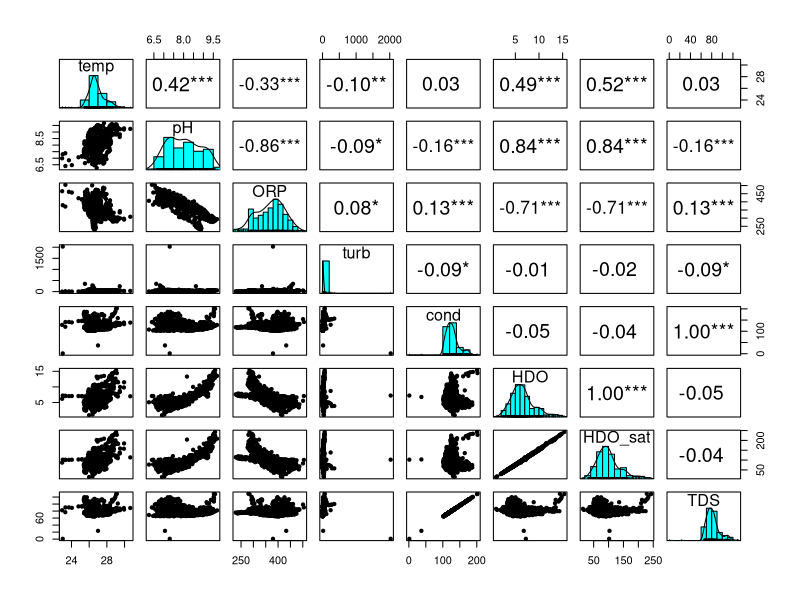
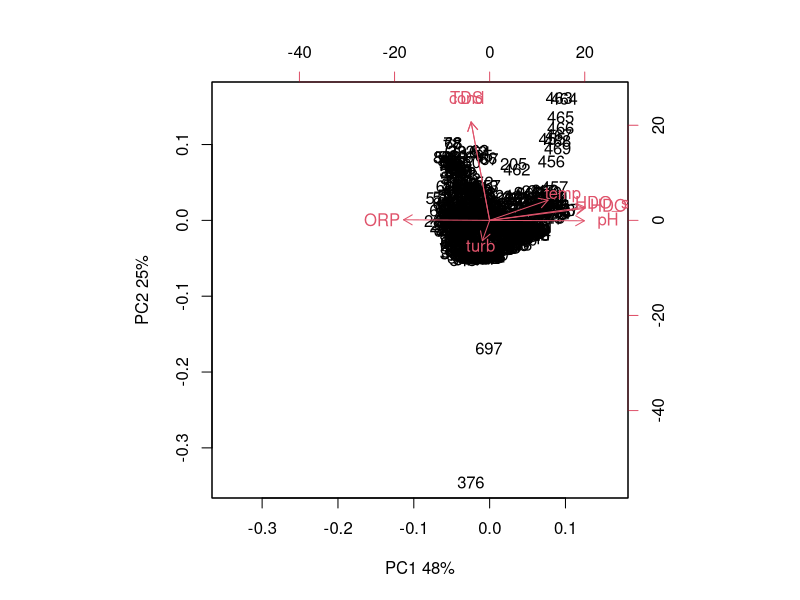
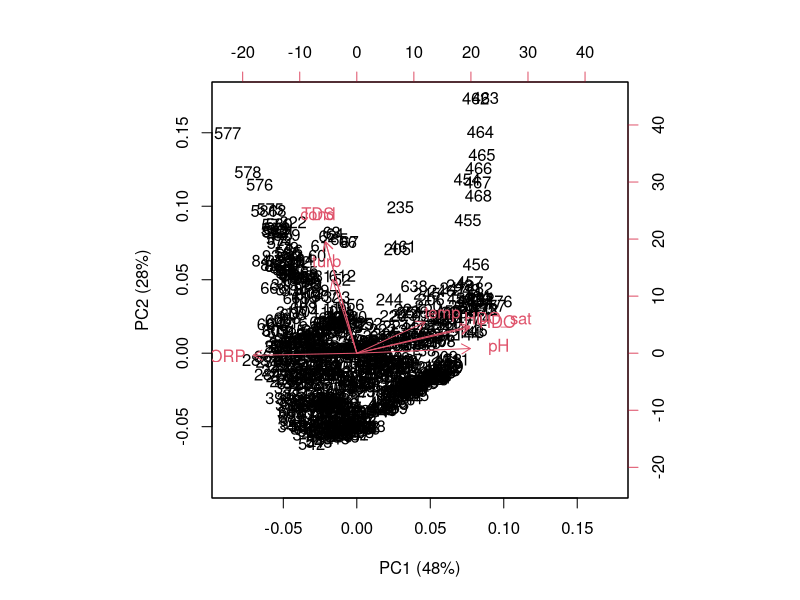
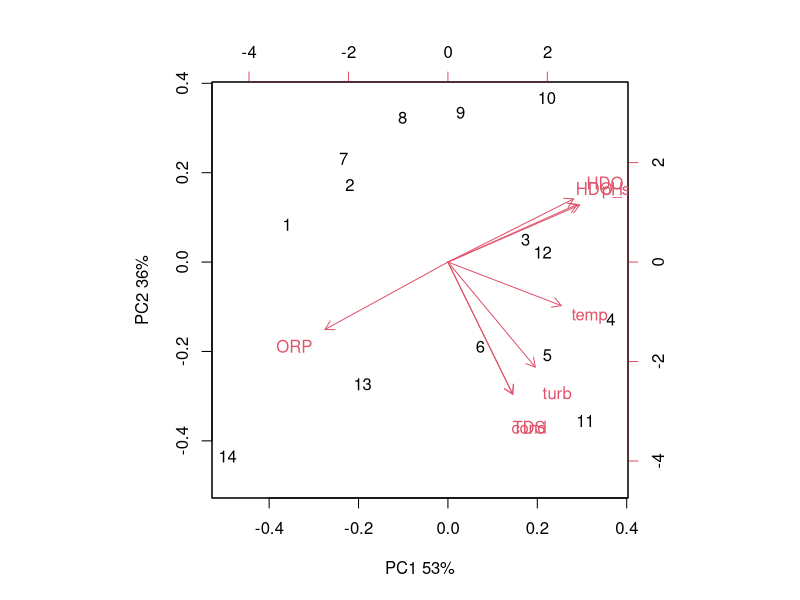

Reproduce these figures in R, in order. (Note: this script raises an error after producing the figures.)
rm(list = ls())

# load libraries
library(dplyr)
library(vegan) # multivariate analysis of ecological community data 
library(psych) # for panel plots of multivariate datasets
library(tidyverse)
library(ggplot2)
library(ggrepel)

# load data_water
data_water <- read.csv("data_water.csv") |>
  dplyr::mutate(transect_date_time = paste(transect_ID, substr(date_time_end, 1, 6), substr(date_time_start, 12, 16), sep = " "))|>
  mutate(date=as.Date(date, format= "%d-%b-%Y"),
         habitat_detailed = case_when(
           transect_ID %in% c("pap_1", "pap_2") ~ "Papyrus Mbalageti Mouth",
           transect_ID %in% c("pap_3", "pap_4") ~ "Papyrus Robana Mouth",
           transect_ID %in% c("pap_5", "pap_6") ~ "Papyrus Robana Far",
           transect_ID %in% c("tree_1", "tree_2") ~ "Tree Mbalageti Mid",
           transect_ID %in% c("tree_3", "tree_4") ~ "Tree Robana Mid",
           transect_ID %in% c("tree_5", "tree_6") ~ "Tree Robana Mouth",
           transect_ID %in% c("tree_7", "tree_8") ~ "Tree Robana Far",
           TRUE ~ NA_character_),
         habitat_main = case_when(
           transect_ID %in% c("pap_1", "pap_2","pap_3", "pap_4","pap_5", "pap_6" ) ~ "Papyrus",
           transect_ID %in% c("tree_1", "tree_2","tree_3", "tree_4","tree_5", "tree_6","tree_7", "tree_8") ~ "Trees",
           TRUE ~ NA_character_),
         distance_to_river_mouth= case_when(
           transect_ID %in% c("pap_1", "pap_2", "pap_3", "pap_4", "tree_5", "tree_6") ~ "Mouth",
           transect_ID %in% c("tree_1", "tree_2", "tree_3", "tree_4") ~ "Mid",
           transect_ID %in% c("pap_5", "pap_6", "tree_7", "tree_8") ~ "Far"
         ),
         distance_to_river_mouth= factor(distance_to_river_mouth, levels= c("Mouth", "Mid", "Far")),
         habitat_detailed_2= case_when(
           transect_ID %in% c("pap_1", "pap_2") ~ "Mbalageti Mouth",
           transect_ID %in% c("pap_3", "pap_4","tree_5", "tree_6") ~ "Robana Mouth",
           transect_ID %in% c("pap_5", "pap_6","tree_7", "tree_8") ~ "Robana Far",
           transect_ID %in% c("tree_1", "tree_2") ~ "Mbalageti Mid",
           transect_ID %in% c("tree_3", "tree_4") ~ "Robana Mid",
           TRUE ~ NA_character_),
         river= case_when(
           transect_ID %in% c("pap_1", "pap_2", "tree_1", "tree_2") ~ "Mbalageti",
           transect_ID %in% c("pap_3", "pap_4", "pap_5", "pap_6", "tree_3", "tree_4","tree_5", "tree_6", "tree_7", "tree_8") ~ "Robana"
         ))


# explore the correlations among the factors in a panel pairs plot
psych::pairs.panels(data_water |> dplyr::select(temp, pH, ORP, turb, cond, HDO, HDO_sat, TDS),smooth=F,ci=T,ellipses=F,stars=T,method="pearson")
# very strong relation between conductivity and TDS, one on one correlation
# HDO and HDO_sat one on one correlation
# strong negative correlation between ORP and HDO & HDO_sat
# strong positive correlation between pH and HDO
# strong negative correlation between pH and ORP

# PCA with all data
pca_input <- data_water |>
  dplyr::select(temp, pH, ORP, turb, cond, HDO, HDO_sat, TDS)|>
  filter(if_all(everything(), ~ !is.na(.) & !is.infinite(.)))

pca_result <- prcomp(pca_input,center=T, scale. = TRUE)
pca_result
summary(pca_result)

biplot(pca_result,xlab="PC1 48%",ylab="PC2 25%")

# points 376 and 697 suggest outliers
# point 376 has a very high turbidity, very low conductivity and low TDS, depth 0.46
# point 376 was recorded at 11:07:58, which coincides with the exact start time of the transect, seconds moved = 2 and meters moved = 2  suggesting the multiprobe may not yet have been fully submerged. The shallow depth (0.46m) supports this assumption. Partial submersion may also explain the unusually high HDO saturation and turbidity, as the sensors may have measured surface water or even been partially exposed to air.

# point 697: TDS relatively low, conductivity low, turbidity high, depth 0.47, suggest that the probe is held more close to the surface, point 696 is 0.81 meter and point 697 is 0.47 and 698 also 0.47 so maybe the probe was drawn a bit to the surface
# remove these two outliers from the data set, as these might nog be representative measurements
pca_input2 <- data_water |>
  dplyr::slice(c(-377,-698)) |>
  dplyr::select(temp, pH, ORP, turb, cond, HDO, HDO_sat, TDS)|>
  filter(if_all(everything(), ~ !is.na(.) & !is.infinite(.)))

pca_result <- prcomp(pca_input2,center=T, scale. = TRUE)
pca_result
summary(pca_result)

biplot(pca_result, xlab = "PC1 (48%)", ylab = "PC2 (28%)")
# now the plot looks better, still there seems to be a cluster of points to the right

# try PCA with averaged data
pca_input_avg <- data_water |>
  dplyr::slice(c(-377, -698)) |>
  dplyr::filter(if_all(c(temp, pH, ORP, turb, cond, HDO, HDO_sat, TDS),
                       ~ !is.na(.) & !is.infinite(.))) |>
  dplyr::group_by(transect_ID) |>
  dplyr::summarise(
    temp = mean(temp),
    pH = mean(pH),
    ORP = mean(ORP),
    turb = mean(turb),
    cond = mean(cond),
    HDO = mean(HDO),
    HDO_sat = mean(HDO_sat),
    TDS = mean(TDS),
    .groups = "drop"
  )

pca_result_avg <- prcomp(
  pca_input_avg |> dplyr::select(-transect_ID),
  center = TRUE,
  scale. = TRUE
)
pca_result_avg
summary(pca_result_avg)

biplot(pca_result_avg,xlab="PC1 53%",ylab="PC2 36%")
# so the raw data explains 48+25= 73% of all variation
# averaged data explains 53+36= 89% of all variation

# comparing the two biplots, the arrows of temp, turb, cond and TDS seem to change direction, so try o find out why this is

# compute correlation matrices
cor_raw <- cor(pca_input2, use = "pairwise.complete.obs")
cor_avg <- cor(pca_input_avg |> dplyr::select(temp, pH, ORP, turb, cond, HDO, HDO_sat, TDS), use = "pairwise.complete.obs")

# convert matrices to long format data frames
cor_raw_df <- as.data.frame(as.table(cor_raw)) |>
  rename(Var1 = Var1, Var2 = Var2, Correlation_raw = Freq)

cor_avg_df <- as.data.frame(as.table(cor_avg)) |>
  rename(Var1 = Var1, Var2 = Var2, Correlation_avg = Freq)

# join on Var1 and Var2
cor_compare <- left_join(cor_raw_df, cor_avg_df, by = c("Var1", "Var2")) |>
  arrange(Var1, Var2)

# view table
print(cor_compare_unique)
# temperature vs turbidity changes from 0.14 (weak positive) in raw to 0.51 (moderate positive) in averaged.
# ORP vs turbidity flips from 0.21 (positive) in raw to -0.15 (negative) in averaged.
# conductivity vs turbidity increases from 0.41 (moderate) in raw to 0.85 (very strong positive) in averaged.
# conductivity vs temp flips from nearly zero (-0.007) in raw to 0.56 (moderate positive) in averaged.
# pH vs turbidity flips from -0.16 (weak negative) in raw to 0.24 (weak positive) in averaged.
# TDS vs temperature flips from -0.007 in raw to 0.56 (moderate positive) in averaged.
# TDS vs turbidity rises from 0.41 (moderate) in raw to 0.85 (very strong positive) in averaged
# conductivity vs pH flips from -0.19 (negative) in raw to +0.04 (near zero positive) in averaged.
# HDO vs turbidity shifts from -0.07 (near zero) in raw to 0.24 (weak positive) in averaged.
# HDO_sat vs turbidity shifts from -0.05 in raw to 0.27 in averaged.

# the averaging pca changed correlation and might hide variability 
# I want to use the clustering of the parameters to give indication of water aeration and water clarity so it might be better to have enough variability in the data and choose for the raw data instead of averaging data

# make plot
# get row indices to align the meta data (categories) with the rows of the pca input
rows_to_keep <- as.numeric(rownames(pca_input2))

# run PCA
pca_result <- prcomp(pca_input2, center = TRUE, scale. = TRUE)

# add the meta data (habitat categories) with the rows used in the PCA
habitat_vector <- data_water$habitat_detailed_2[rows_to_keep]

# extract PCA scores into a dataframe and add the habitat categories
scores <- as.data.frame(pca_result$x)
scores$habitat <- habitat_vector

# extract loadings (arrows) for the first pricinipal components PC1 and PC2 
loadings <- as.data.frame(pca_result$rotation[, 1:2])  
# label the variable names
loadings$varname <- rownames(loadings)
loadings$varname <- dplyr::recode(
  loadings$varname,
  "cond" = "conductivity",
  "turb" = "turbidity",
  "temp" = "temperature",
  "HDO_sat" = "HDO_saturation"
)

# adjust the x and y positions of the labels
loadings$nudge_x <- 0
loadings$nudge_y <- 0

loadings$nudge_x[loadings$varname == "TDS"] <- 0.5
loadings$nudge_x[loadings$varname == "conductivity"] <- -0.3
loadings$nudge_x[loadings$varname == "turbidity"] <- -0.3
loadings$nudge_x[loadings$varname == "temperature"] <- 0.1
loadings$nudge_x[loadings$varname == "HDO"] <- 0.4
loadings$nudge_x[loadings$varname == "HDO_saturation"] <- 0.4
loadings$nudge_y[loadings$varname == "HDO_saturation"] <- -0.1
loadings$nudge_y[loadings$varname == "ORP"] <- -0.1

# scale arrows for visibility
arrow_scale <- 4.5 
loadings$PC1 <- loadings$PC1 * arrow_scale
loadings$PC2 <- loadings$PC2 * arrow_scale

# make plot
ggplot(scores, aes(x = PC1, y = PC2, color = habitat)) +
  geom_point(size = 3.5, alpha= 0.9) +
  # Add arrows
  geom_segment(data = loadings,
               aes(x = 0, y = 0, xend = PC1, yend = PC2),
               arrow = arrow(length = unit(0.25, "cm")),
               color = "black", linewidth = 0.5) +
  # Add variable labels
  geom_text_repel(
    data = loadings,
    aes(x = PC1, y = PC2, label = varname),
    color = "black",
    size = 5.5,
    nudge_x = loadings$nudge_x,
    nudge_y = loadings$nudge_y,
    force_pull= 0.3,
    segment.color = "black",     
    segment.size = 0.2,          
    box.padding = 0.4,          
    point.padding = 0.2,      
    min.segment.length = 0
  )+
  labs(
    title = "",
    x = paste0("PC1 (", round(summary(pca_result)$importance[2, 1] * 100), "%)"),
    y = paste0("PC2 (", round(summary(pca_result)$importance[2, 2] * 100), "%)"),
    color = "Habitat type"
  ) +
  coord_fixed() +
  theme_minimal() +
  scale_color_manual(values = c("#332288", "#44AA99", "#DDCC77", "#AA4499", "#88CCEE"))

# from the PCA plot it seems that HDO saturation, HDO, pH and temperature are clustered over PC1
# these factors give an indication about water aeration, chemical water quality
# conductivity, TDS and turbidity cluster together over PC2, these factors give an indication about water clarity (visible water quality)

# with these PCA results it is possible to plot the water parameters together in one plot instead of every parameters separately
# therefore need to extract the PCA values and make a data frame of it

# extract PCA values and add as column to data water
scores <- as.data.frame(pca_result$x)

# add metadata of data water by matching rows
meta <- data_water[rows_to_keep, ]  
pca_with_meta <- cbind(meta, scores)

# plot PC1 which represents water aeration (chemical water quality)
ggplot(pca_with_meta, aes(x = distance_to_river_mouth, y = PC1, fill= river)) +
  geom_boxplot()+
  facet_grid(~habitat_main)+
  theme(text= element_text(size=14))+
  labs(x= "Distance to river mouth", y= "Water aeration (PC1)")+
  scale_fill_manual(values = c(
    "Mbalageti" = "#0072B2",
    "Robana" = "#56B4E9"))+
  theme_minimal(base_size = 14) +
  theme(
    axis.title = element_text(size = 13, face="bold"),
    axis.title.x = element_text(size = 13, face = "bold", margin = margin(t = 10)),
    axis.text.x = element_text(size = 11, face = "bold", color="black"), 
    axis.text = element_text(size = 11),
    legend.position = "right",
    legend.title = element_text(size = 13, face = "bold"),
    strip.text = element_text(size = 13, face = "bold"),
    panel.grid.major.x = element_line(color = "grey80", linetype = "solid"),
    panel.grid.major.y = element_line(color = "grey80", linetype = "solid"),
    panel.grid.minor = element_blank(),
    panel.spacing = unit(1.2, "lines"),
    panel.border = element_rect(color = "black", size = 1, fill = NA),
    plot.margin = margin(10, 10, 10, 10)
  )

# plot PC2 which represents water clarity
ggplot(pca_with_meta, aes(x = distance_to_river_mouth, y = PC2, fill= river)) +
  geom_boxplot()+
  facet_grid(~habitat_main)+
  theme(text= element_text(size=14))+
  labs(x= "Distance to river mouth", y= "Water clarity (PC2)")+
  scale_fill_manual(values = c(
    "Mbalageti" = "#0072B2",
    "Robana" = "#56B4E9"))+
  theme_minimal(base_size = 14) +
  theme(
    axis.title = element_text(size = 13, face="bold"),
    axis.title.x = element_text(size = 13, face = "bold", margin = margin(t = 10)),
    axis.text.x = element_text(size = 11, face = "bold", color="black"), 
    axis.text = element_text(size = 11),
    legend.position = "right",
    legend.title = element_text(size = 13, face = "bold"),
    strip.text = element_text(size = 13, face = "bold"),
    panel.grid.major.x = element_line(color = "grey80", linetype = "solid"),
    panel.grid.major.y = element_line(color = "grey80", linetype = "solid"),
    panel.grid.minor = element_blank(),
    panel.spacing = unit(1.2, "lines"),
    panel.border = element_rect(color = "black", size = 1, fill = NA),
    plot.margin = margin(10, 10, 10, 10)
  )

# test the effects of river and distance to river mouth on the water quality PC's
# anova PC1 (chemical water quality)
model_pc1 <- lm(PC1 ~ river + distance_to_river_mouth, data = pca_with_meta)
anova(model_pc1)
# river no significant effect
# distance to river mouth significant effect
summary(model_pc1)
# but now Robana is significantly higher 
# mid distance is significantly higher than mouth
# far distance is significantly lower than mouth

# so in the anova river was not significant but in the model summary it is
# so this maybe indicates that testing in isolation river is not that important 
# but in the summary it is tested after adjusting for distance to river mouth and then it has a partial effect


# anova PC2
model_pc2 <- lm(PC2 ~ habitat_main + river + distance_to_river_mouth, data = pca_with_meta)
anova(model_pc2)
summary(model_pc2)

# check assumptions